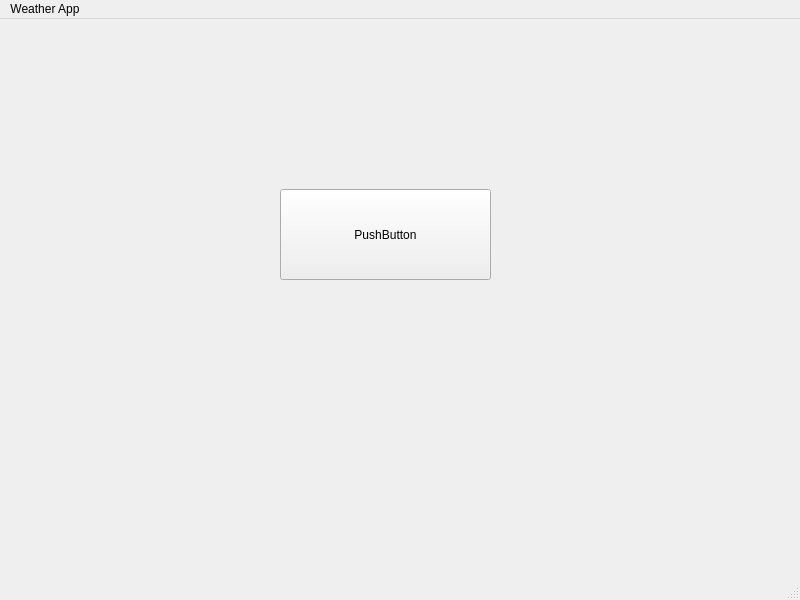
<?xml version="1.0" encoding="UTF-8"?>
<ui version="4.0">
 <class>MainWindow</class>
 <widget class="QMainWindow" name="MainWindow">
  <property name="geometry">
   <rect>
    <x>0</x>
    <y>0</y>
    <width>800</width>
    <height>600</height>
   </rect>
  </property>
  <property name="windowTitle">
   <string>MainWindow</string>
  </property>
  <widget class="QWidget" name="centralwidget">
   <widget class="QPushButton" name="pushButton">
    <property name="geometry">
     <rect>
      <x>280</x>
      <y>170</y>
      <width>211</width>
      <height>91</height>
     </rect>
    </property>
    <property name="text">
     <string>PushButton</string>
    </property>
    <property name="autoDefault">
     <bool>false</bool>
    </property>
   </widget>
  </widget>
  <widget class="QMenuBar" name="menubar">
   <property name="geometry">
    <rect>
     <x>0</x>
     <y>0</y>
     <width>800</width>
     <height>25</height>
    </rect>
   </property>
   <widget class="QMenu" name="menuWeather_App">
    <property name="title">
     <string>Weather App</string>
    </property>
   </widget>
   <addaction name="menuWeather_App"/>
  </widget>
  <widget class="QStatusBar" name="statusbar"/>
 </widget>
 <resources/>
 <connections/>
</ui>
